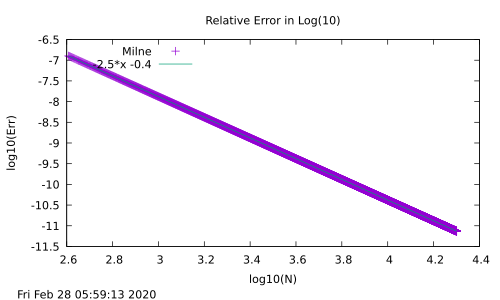

Reproduce this figure in gnuplot.
#  file: error_log.plt

# record the time and date the graph was generated
set timestamp

# titles and labels
set title 'Relative Error in Log(10)'
set xlabel 'log10(N)'
set ylabel 'log10(Err)'

# move the legend to a free space
set key left

# set the x and y axis scales (already logs)
#set xrange [-10:-1]
#set yrange [-14:0]

# fit the curve
f1(x) = a1*x + b1
fit [0.1:5] f1(x) "error_log_bonus.dat" using ($1):($2) via a1, b1
fit_title1 = sprintf("%-+4.1f*x %-+4.1f",a1, b1)

# set the terminal type to be the screen (which is x11 here)
set term x11

# plot the data as well as the fit, with appropriate titles
plot "error_log_bonus.dat" using ($1):($2) title 'Milne', \
     a1*x + b1 title fit_title1

set out "error_log_bonus.ps"
set term postscript color enhanced
replot
set out "error_log_bonus.pdf"
set term pdf
replot
